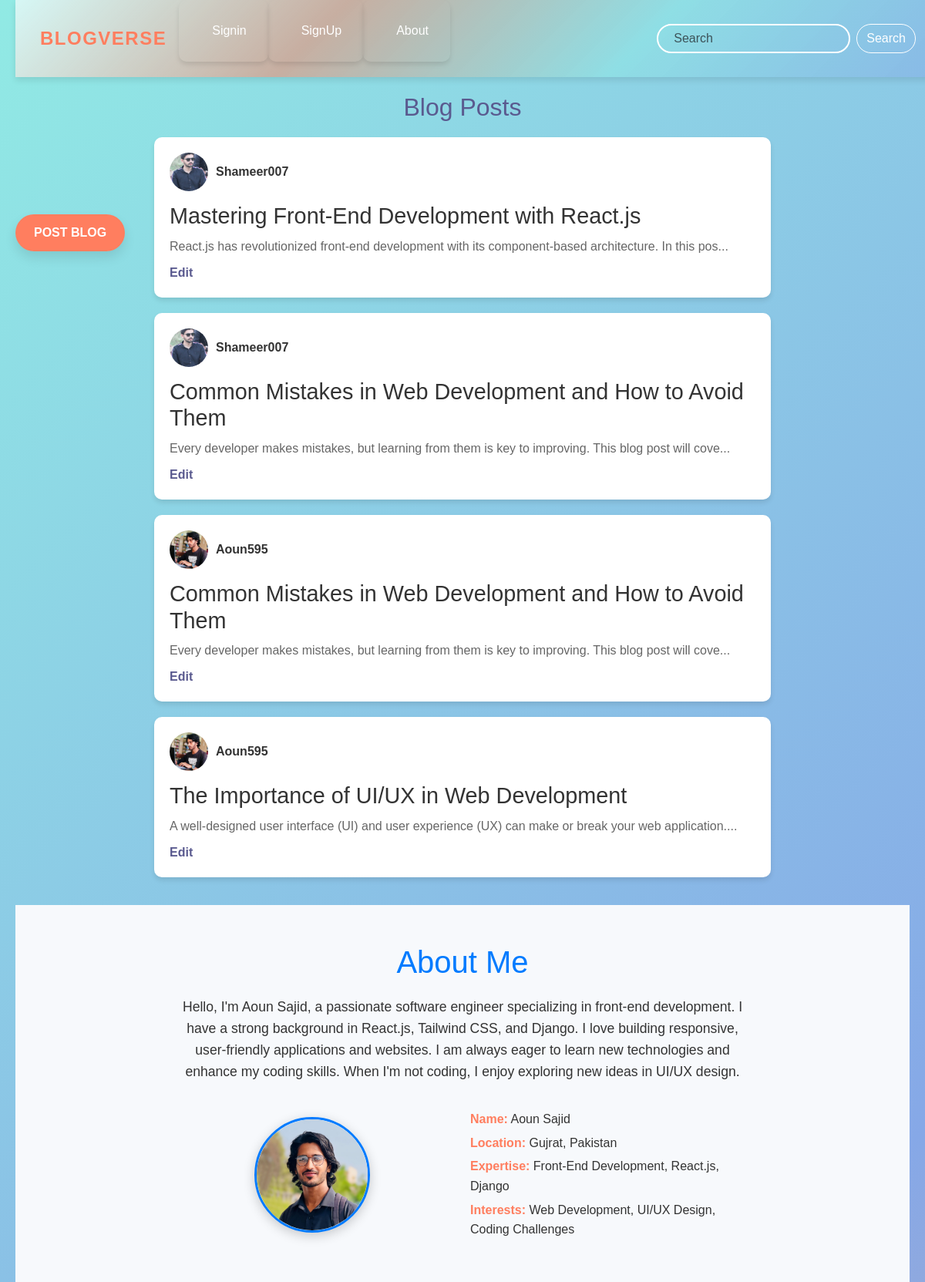
The page / on the database its author committed.
### blog/models.py (models this page shows, shortened)
class Blog(models.Model):
    title = models.CharField(max_length=200)
    content = models.TextField()
    author = models.ForeignKey(User, on_delete=models.CASCADE)
    created_at = models.DateTimeField(auto_now_add=True)
    updated_at = models.DateTimeField(auto_now=True)

class Profile(models.Model):
    user = models.OneToOneField(User, on_delete=models.CASCADE)
    profile_picture = models.ImageField(upload_to='profile_pictures/', default='default_profile_pic.jpg')

### blog/views.py (the view)
# urls.py: 2. Add a URL to urlpatterns:  path('', views.home, name='home')
def home(request):
    blogs = Blog.objects.all()
    return render(request, 'blog/home.html', {'blogs': blogs})

### blog/templates/blog/home.html
{% extends "base.html" %}
{% load static %}
{% block content %}
<link rel="stylesheet" href="{% static 'css/home.css' %}">
<h2 class="title">Blog Posts</h2>
<div class="post-btn">
    <a href="{% url 'create_blog' %}">Post Blog</a>
</div>
<ul>
    {% for blog in blogs %}
        <li>
            <div>
                <img src="{{ blog.author.profile.profile_picture.url }}" alt="{{ blog.author.username }}'s Profile Picture" style="width: 50px; height: 50px; border-radius: 50%;">
                <strong>{{ blog.author.username }}</strong>
            </div>
            <h3>{{ blog.title }}</h3>
            <p>{{ blog.content|slice:":100" }}...</p>
            <a href="{% url 'edit_blog' blog.pk %}">Edit</a>
        </li>
    {% endfor %}
</ul>
<section class="about" id="about">
    <div class="about-container">
        <h2>About Me</h2>
        <p>
            Hello, I'm Aoun Sajid, a passionate software engineer specializing in front-end development.
            I have a strong background in React.js, Tailwind CSS, and Django. I love building responsive,
            user-friendly applications and websites. I am always eager to learn new technologies
            and enhance my coding skills. When I'm not coding, I enjoy exploring new ideas in UI/UX design.
        </p>
        <div class="about-details">
            <div class="about-image">
                <img src="{% static 'img/about.jpg' %}" alt="Profile Picture">
            </div>
            <div class="about-info">
                <p><strong>Name:</strong> Aoun Sajid</p>
                <p><strong>Location:</strong> Gujrat, Pakistan</p>
                <p><strong>Expertise:</strong> Front-End Development, React.js, Django</p>
                <p><strong>Interests:</strong> Web Development, UI/UX Design, Coding Challenges</p>
            </div>
        </div>
    </div>
</section>
{% endblock %}

### blog/templates/base.html (shortened to what this page needs)
{% load static %}
<!doctype html>
<html lang="en">
<head>
  <link href="https://cdn.jsdelivr.net/npm/bootstrap@5.3.3/dist/css/bootstrap.min.css" rel="stylesheet"
>
  <link rel="stylesheet" href="{% static 'css/styles.css' %}">
</head>
<body>
  <nav class="navbar navbar-expand-lg ">
    <div class="container-fluid">
      <a class="navbar-brand" href="{% url 'home' %}">BlogVerse</a>
      <div class="collapse navbar-collapse" id="navbarSupportedContent">
        <ul class="navbar-nav me-auto mb-2 mb-lg-0">
          {% if user.is_authenticated %}
          <li class="nav-item">
            <a class="nav-link active" aria-current="page" href="{% url 'profile' %}">Profile</a>
          </li>
          <li class="nav-item">
            <a class="nav-link" href="{% url 'logout' %}">Logout</a>
          </li>
          {% else %}
          <li class="nav-item">
            <a class="nav-link" href="{% url 'signin' %}">Signin</a>
          </li>
          <li class="nav-item">
            <a class="nav-link" href="{% url 'signup' %}">SignUp</a>
          </li>
          {% endif %}
          <li class="nav-item">
            <a class="nav-link" href="#about">About</a>
          </li>
        </ul>
        <form class="d-flex" role="search">
          <input class="form-control me-2" type="search" placeholder="Search" aria-label="Search">
          <button class="btn btn-outline-success" type="submit">Search</button>
        </form>
      </div>
    </div>
  </nav>
  <div class="page-body">
    {% block content %}
    {% endblock %}
  </div>
</body>
</html>

### blog/static/css/styles.css (style rules this page uses)
body { margin: 0; padding: 0; height: 100vh; font-family: 'Roboto', sans-serif; background: linear-gradient(-45deg, #ff7e5f, #feb47b, #86a8e7, #91eae4); background-size: 400% 400%; animation: gradientAnimation 15s ease infinite; overflow:auto; position: relative; }
.navbar { box-shadow: 0 4px 8px rgba(0, 0, 0, 0.1); padding: 15px 20px; margin-bottom: 100px; width: 100%; max-height: 100px; margin-left: 0px; background: linear-gradient(-45deg, #86a8e77e, #91eae475, #ff7f5f81, #ffffffa1 ); animation: gradientAnimation 1s ease infinite; position: fixed; top: 0; }
.navbar-brand { color: #ff7e5f; font-size: 1.5rem; font-weight: bold; text-transform: uppercase; letter-spacing: 1.5px; transition: color 0.3s ease; }
.nav-link { color: #ffffff; -webkit-text-stroke: #000; font-size: 1rem; background-color: transparent; text-transform: capitalize; margin-left: 15px; transition: color 0.3s ease; gap: 120px; font-weight: 400px; }
.nav-item { background: none; }
.form-control { border-radius: 20px; padding: 5px 20px; border: 2px solid #fff; background-color: transparent; transition: all 0.3s ease; }
.btn-outline-success { color: #ffffff; border-color: #ffffff; background-color: transparent; border-radius: 20px; transition: all 0.3s ease; }
.about-container { max-width: 1200px; margin: 0 auto; padding: 0 20px; }
.about-details { display: flex; justify-content: center; align-items: flex-start; flex-wrap: wrap; gap: 40px; }
.about-image { flex: 1; min-width: 300px; max-width: 400px; }
.about-image img { width: 100%; border-radius: 15px; box-shadow: 0 4px 15px rgba(0, 0, 0, 0.2); }
.about-info { flex: 1; text-align: left; max-width: 600px; }
.about-info p { font-size: 1.2rem; margin: 10px 0; color: #333; }
.about-info p strong { color: #ff7e5f; }

### blog/static/css/home.css (style rules this page uses)
body { font-family: Arial, sans-serif; background-color: transparent; color: #333; padding: 20px; margin: 0; }
.post-btn { display: inline-block; background-color: #ff7e5f; color: white; padding: 12px 24px; margin-top: 100px; border-radius: 30px; text-transform: uppercase; font-size: 16px; font-weight: bold; text-decoration: none; transition: background-color 0.3s ease, box-shadow 0.3s ease; box-shadow: 0 8px 15px rgba(0, 0, 0, 0.1); position:fixed; overflow: hidden; z-index: 4; }
.title { margin-top: 100px; }
.post-btn a { color: white; text-decoration: none; }
h2 { text-align: center; font-size: 2rem; margin-bottom: 20px; color: #5a5a8f; }
ul { list-style-type: none; padding: 0; display: flex; flex-direction: column; align-items: center; }
li { background-color: #fff; border-radius: 10px; box-shadow: 0 4px 6px rgba(0, 0, 0, 0.1); padding: 20px; width: 90%; max-width: 800px; margin-bottom: 20px; transition: transform 0.3s ease, box-shadow 0.3s ease; }
li h3 { font-size: 1.8rem; margin: 0; color: #333; transition: color 0.3s ease; }
li p { font-size: 1rem; margin: 10px 0; color: #666; }
li div { display: flex; align-items: center; margin-bottom: 15px; }
li img { margin-right: 10px; width: 50px; height: 50px; border-radius: 50%; object-fit: cover; }
a { text-decoration: none; color: #5a5a8f; font-weight: bold; transition: color 0.3s ease; }
#about { background-color: #f7f9fc; padding: 50px 0; text-align: center; color: #333; }
.about-container { max-width: 800px; margin: 0 auto; }
.about-container h2 { font-size: 2.5rem; margin-bottom: 20px; color: #007bff; font-family: 'Arial', sans-serif; }
.about-container p { font-size: 1.1rem; line-height: 1.6; margin-bottom: 30px; }
.about-details { display: flex; flex-direction: column; align-items: center; gap: 20px; }
.about-image img { width: 150px; height: 150px; border-radius: 50%; border: 3px solid #007bff; animation: fadeIn 1s ease-in-out; }
.about-info { text-align: left; }
.about-info p { font-size: 1rem; margin: 5px 0; }
.about-info strong { color: #007bff; }
@media (min-width: 768px) { .about-details { flex-direction: row; justify-content: center; } }

### rows shown on the page
Blog: author.profile.profile_picture (picture), author.username "Shameer007", title "Mastering Front-End Development with React.js", content "React.js has revolutionized front-end development with its component-based architecture. In this pos"
Blog: author.profile.profile_picture (picture), author.username "Shameer007", title "Common Mistakes in Web Development and How to Avoid Them", content "Every developer makes mistakes, but learning from them is key to improving. This blog post will cove"
Blog: author.profile.profile_picture (picture), author.username "Aoun595", title "Common Mistakes in Web Development and How to Avoid Them", content "Every developer makes mistakes, but learning from them is key to improving. This blog post will cove"
Blog: author.profile.profile_picture (picture), author.username "Aoun595", title "The Importance of UI/UX in Web Development", content "A well-designed user interface (UI) and user experience (UX) can make or break your web application."
